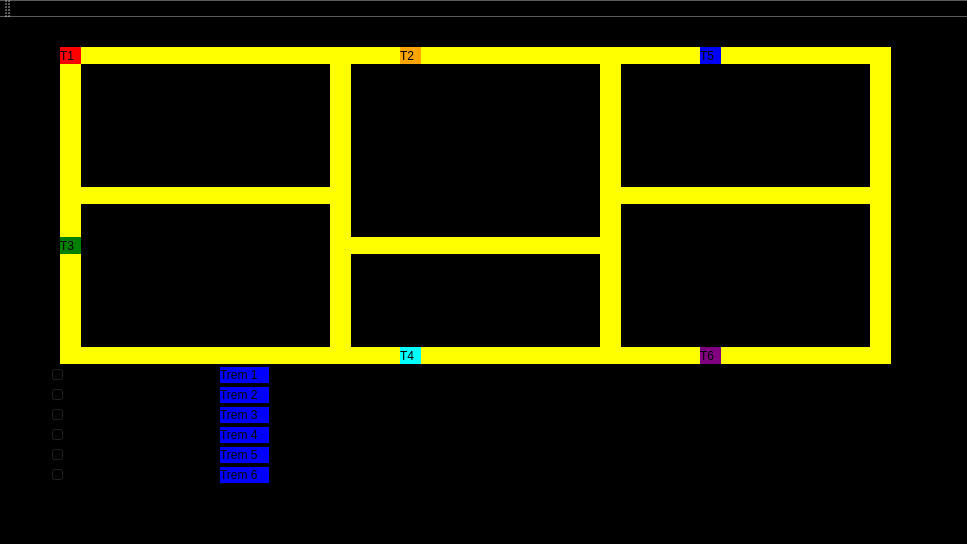
<?xml version="1.0" encoding="UTF-8"?>
<ui version="4.0">
 <class>MainWindow</class>
 <widget class="QMainWindow" name="MainWindow">
  <property name="geometry">
   <rect>
    <x>0</x>
    <y>0</y>
    <width>967</width>
    <height>544</height>
   </rect>
  </property>
  <property name="windowTitle">
   <string>MainWindow</string>
  </property>
  <property name="styleSheet">
   <string notr="true">background-color: whit;</string>
  </property>
  <widget class="QWidget" name="centralWidget">
   <widget class="QLabel" name="label_trem1">
    <property name="geometry">
     <rect>
      <x>60</x>
      <y>30</y>
      <width>21</width>
      <height>17</height>
     </rect>
    </property>
    <property name="styleSheet">
     <string notr="true">QLabel { background: red}</string>
    </property>
    <property name="text">
     <string>T1</string>
    </property>
   </widget>
   <widget class="QLabel" name="label_trilho1">
    <property name="geometry">
     <rect>
      <x>80</x>
      <y>30</y>
      <width>250</width>
      <height>17</height>
     </rect>
    </property>
    <property name="styleSheet">
     <string notr="true">QLabel { background: yellow}</string>
    </property>
    <property name="text">
     <string/>
    </property>
   </widget>
   <widget class="QLabel" name="label_trilho2">
    <property name="geometry">
     <rect>
      <x>80</x>
      <y>170</y>
      <width>250</width>
      <height>17</height>
     </rect>
    </property>
    <property name="styleSheet">
     <string notr="true">QLabel { background: yellow}</string>
    </property>
    <property name="text">
     <string/>
    </property>
   </widget>
   <widget class="QLabel" name="label_trilho4">
    <property name="geometry">
     <rect>
      <x>60</x>
      <y>30</y>
      <width>21</width>
      <height>161</height>
     </rect>
    </property>
    <property name="styleSheet">
     <string notr="true">QLabel { background: yellow}</string>
    </property>
    <property name="text">
     <string/>
    </property>
   </widget>
   <widget class="QLabel" name="label_trilho1_2">
    <property name="geometry">
     <rect>
      <x>350</x>
      <y>30</y>
      <width>250</width>
      <height>17</height>
     </rect>
    </property>
    <property name="styleSheet">
     <string notr="true">QLabel { background: yellow}</string>
    </property>
    <property name="text">
     <string/>
    </property>
   </widget>
   <widget class="QLabel" name="label_trilho2_2">
    <property name="geometry">
     <rect>
      <x>350</x>
      <y>220</y>
      <width>250</width>
      <height>17</height>
     </rect>
    </property>
    <property name="styleSheet">
     <string notr="true">QLabel { background: yellow}</string>
    </property>
    <property name="text">
     <string/>
    </property>
   </widget>
   <widget class="QLabel" name="label_trem2">
    <property name="geometry">
     <rect>
      <x>400</x>
      <y>30</y>
      <width>21</width>
      <height>17</height>
     </rect>
    </property>
    <property name="styleSheet">
     <string notr="true">QLabel { background: orange}</string>
    </property>
    <property name="text">
     <string>T2</string>
    </property>
   </widget>
   <widget class="QLabel" name="label_trem3">
    <property name="geometry">
     <rect>
      <x>60</x>
      <y>220</y>
      <width>21</width>
      <height>17</height>
     </rect>
    </property>
    <property name="styleSheet">
     <string notr="true">background-color: green;</string>
    </property>
    <property name="text">
     <string>T3</string>
    </property>
   </widget>
   <widget class="QLabel" name="label_trem4">
    <property name="geometry">
     <rect>
      <x>400</x>
      <y>330</y>
      <width>21</width>
      <height>17</height>
     </rect>
    </property>
    <property name="styleSheet">
     <string notr="true">background-color: cyan;</string>
    </property>
    <property name="text">
     <string>T4</string>
    </property>
   </widget>
   <widget class="QLabel" name="label_trem5">
    <property name="geometry">
     <rect>
      <x>700</x>
      <y>30</y>
      <width>21</width>
      <height>17</height>
     </rect>
    </property>
    <property name="styleSheet">
     <string notr="true">background-color: blue;</string>
    </property>
    <property name="text">
     <string>T5</string>
    </property>
   </widget>
   <widget class="QLabel" name="label_trem6">
    <property name="geometry">
     <rect>
      <x>700</x>
      <y>330</y>
      <width>21</width>
      <height>17</height>
     </rect>
    </property>
    <property name="styleSheet">
     <string notr="true">background-color: purple;</string>
    </property>
    <property name="text">
     <string>T6</string>
    </property>
   </widget>
   <widget class="QSlider" name="slider_trem1">
    <property name="geometry">
     <rect>
      <x>50</x>
      <y>350</y>
      <width>160</width>
      <height>16</height>
     </rect>
    </property>
    <property name="maximum">
     <number>200</number>
    </property>
    <property name="orientation">
     <enum>Qt::Orientation::Horizontal</enum>
    </property>
   </widget>
   <widget class="QSlider" name="slider_trem2">
    <property name="geometry">
     <rect>
      <x>50</x>
      <y>370</y>
      <width>160</width>
      <height>16</height>
     </rect>
    </property>
    <property name="maximum">
     <number>200</number>
    </property>
    <property name="orientation">
     <enum>Qt::Orientation::Horizontal</enum>
    </property>
   </widget>
   <widget class="QSlider" name="slider_trem3">
    <property name="geometry">
     <rect>
      <x>50</x>
      <y>390</y>
      <width>160</width>
      <height>16</height>
     </rect>
    </property>
    <property name="maximum">
     <number>200</number>
    </property>
    <property name="orientation">
     <enum>Qt::Orientation::Horizontal</enum>
    </property>
   </widget>
   <widget class="QSlider" name="slider_trem4">
    <property name="geometry">
     <rect>
      <x>50</x>
      <y>410</y>
      <width>160</width>
      <height>16</height>
     </rect>
    </property>
    <property name="maximum">
     <number>200</number>
    </property>
    <property name="orientation">
     <enum>Qt::Orientation::Horizontal</enum>
    </property>
   </widget>
   <widget class="QSlider" name="slider_trem5">
    <property name="geometry">
     <rect>
      <x>50</x>
      <y>430</y>
      <width>160</width>
      <height>16</height>
     </rect>
    </property>
    <property name="maximum">
     <number>200</number>
    </property>
    <property name="orientation">
     <enum>Qt::Orientation::Horizontal</enum>
    </property>
   </widget>
   <widget class="QSlider" name="slider_trem6">
    <property name="geometry">
     <rect>
      <x>50</x>
      <y>450</y>
      <width>160</width>
      <height>16</height>
     </rect>
    </property>
    <property name="maximum">
     <number>200</number>
    </property>
    <property name="orientation">
     <enum>Qt::Orientation::Horizontal</enum>
    </property>
   </widget>
   <widget class="QLabel" name="label">
    <property name="geometry">
     <rect>
      <x>220</x>
      <y>350</y>
      <width>49</width>
      <height>16</height>
     </rect>
    </property>
    <property name="styleSheet">
     <string notr="true">background-color: blue;</string>
    </property>
    <property name="text">
     <string>Trem 1</string>
    </property>
   </widget>
   <widget class="QLabel" name="label_2">
    <property name="geometry">
     <rect>
      <x>220</x>
      <y>370</y>
      <width>49</width>
      <height>16</height>
     </rect>
    </property>
    <property name="styleSheet">
     <string notr="true">background-color: blue;</string>
    </property>
    <property name="text">
     <string>Trem 2</string>
    </property>
   </widget>
   <widget class="QLabel" name="label_3">
    <property name="geometry">
     <rect>
      <x>220</x>
      <y>390</y>
      <width>49</width>
      <height>16</height>
     </rect>
    </property>
    <property name="styleSheet">
     <string notr="true">background-color: blue;</string>
    </property>
    <property name="text">
     <string>Trem 3</string>
    </property>
   </widget>
   <widget class="QLabel" name="label_4">
    <property name="geometry">
     <rect>
      <x>220</x>
      <y>410</y>
      <width>49</width>
      <height>16</height>
     </rect>
    </property>
    <property name="styleSheet">
     <string notr="true">background-color: blue;</string>
    </property>
    <property name="text">
     <string>Trem 4</string>
    </property>
   </widget>
   <widget class="QLabel" name="label_5">
    <property name="geometry">
     <rect>
      <x>220</x>
      <y>430</y>
      <width>49</width>
      <height>16</height>
     </rect>
    </property>
    <property name="styleSheet">
     <string notr="true">background-color: blue;</string>
    </property>
    <property name="text">
     <string>Trem 5</string>
    </property>
   </widget>
   <widget class="QLabel" name="label_6">
    <property name="geometry">
     <rect>
      <x>220</x>
      <y>450</y>
      <width>49</width>
      <height>16</height>
     </rect>
    </property>
    <property name="styleSheet">
     <string notr="true">background-color: blue;</string>
    </property>
    <property name="text">
     <string>Trem 6</string>
    </property>
   </widget>
   <widget class="QLabel" name="label_7">
    <property name="geometry">
     <rect>
      <x>80</x>
      <y>330</y>
      <width>250</width>
      <height>17</height>
     </rect>
    </property>
    <property name="styleSheet">
     <string notr="true">QLabel { background: yellow}</string>
    </property>
    <property name="text">
     <string/>
    </property>
   </widget>
   <widget class="QLabel" name="label_trilho3_2">
    <property name="geometry">
     <rect>
      <x>600</x>
      <y>190</y>
      <width>21</width>
      <height>157</height>
     </rect>
    </property>
    <property name="styleSheet">
     <string notr="true">QLabel { background: yellow}</string>
    </property>
    <property name="text">
     <string/>
    </property>
   </widget>
   <widget class="QLabel" name="label_trilho4_3">
    <property name="geometry">
     <rect>
      <x>60</x>
      <y>190</y>
      <width>21</width>
      <height>157</height>
     </rect>
    </property>
    <property name="styleSheet">
     <string notr="true">QLabel { background: yellow}</string>
    </property>
    <property name="text">
     <string/>
    </property>
   </widget>
   <widget class="QLabel" name="label_trilho4_4">
    <property name="geometry">
     <rect>
      <x>330</x>
      <y>30</y>
      <width>21</width>
      <height>161</height>
     </rect>
    </property>
    <property name="styleSheet">
     <string notr="true">QLabel { background: yellow}</string>
    </property>
    <property name="text">
     <string/>
    </property>
   </widget>
   <widget class="QLabel" name="label_trilho4_5">
    <property name="geometry">
     <rect>
      <x>330</x>
      <y>190</y>
      <width>21</width>
      <height>157</height>
     </rect>
    </property>
    <property name="styleSheet">
     <string notr="true">QLabel { background: yellow}</string>
    </property>
    <property name="text">
     <string/>
    </property>
   </widget>
   <widget class="QLabel" name="label_trilho2_3">
    <property name="geometry">
     <rect>
      <x>350</x>
      <y>330</y>
      <width>250</width>
      <height>17</height>
     </rect>
    </property>
    <property name="styleSheet">
     <string notr="true">QLabel { background: yellow}</string>
    </property>
    <property name="text">
     <string/>
    </property>
   </widget>
   <widget class="QLabel" name="label_trilho1_3">
    <property name="geometry">
     <rect>
      <x>620</x>
      <y>30</y>
      <width>250</width>
      <height>17</height>
     </rect>
    </property>
    <property name="styleSheet">
     <string notr="true">QLabel { background: yellow}</string>
    </property>
    <property name="text">
     <string/>
    </property>
   </widget>
   <widget class="QLabel" name="label_trilho4_6">
    <property name="geometry">
     <rect>
      <x>600</x>
      <y>30</y>
      <width>21</width>
      <height>161</height>
     </rect>
    </property>
    <property name="styleSheet">
     <string notr="true">QLabel { background: yellow}</string>
    </property>
    <property name="text">
     <string/>
    </property>
   </widget>
   <widget class="QLabel" name="label_trilho4_2">
    <property name="geometry">
     <rect>
      <x>870</x>
      <y>30</y>
      <width>21</width>
      <height>161</height>
     </rect>
    </property>
    <property name="styleSheet">
     <string notr="true">QLabel { background: yellow}</string>
    </property>
    <property name="text">
     <string/>
    </property>
   </widget>
   <widget class="QLabel" name="label_trilho2_4">
    <property name="geometry">
     <rect>
      <x>620</x>
      <y>170</y>
      <width>250</width>
      <height>17</height>
     </rect>
    </property>
    <property name="styleSheet">
     <string notr="true">QLabel { background: yellow}</string>
    </property>
    <property name="text">
     <string/>
    </property>
   </widget>
   <widget class="QLabel" name="label_trilho4_7">
    <property name="geometry">
     <rect>
      <x>870</x>
      <y>190</y>
      <width>21</width>
      <height>157</height>
     </rect>
    </property>
    <property name="styleSheet">
     <string notr="true">QLabel { background: yellow}</string>
    </property>
    <property name="text">
     <string/>
    </property>
   </widget>
   <widget class="QLabel" name="label_8">
    <property name="geometry">
     <rect>
      <x>620</x>
      <y>330</y>
      <width>250</width>
      <height>17</height>
     </rect>
    </property>
    <property name="styleSheet">
     <string notr="true">QLabel { background: yellow}</string>
    </property>
    <property name="text">
     <string/>
    </property>
   </widget>
   <zorder>label_trilho1</zorder>
   <zorder>label_trilho2</zorder>
   <zorder>label_trilho4</zorder>
   <zorder>label_trilho1_2</zorder>
   <zorder>label_trilho2_2</zorder>
   <zorder>slider_trem1</zorder>
   <zorder>slider_trem2</zorder>
   <zorder>slider_trem3</zorder>
   <zorder>slider_trem4</zorder>
   <zorder>slider_trem5</zorder>
   <zorder>slider_trem6</zorder>
   <zorder>label</zorder>
   <zorder>label_2</zorder>
   <zorder>label_3</zorder>
   <zorder>label_4</zorder>
   <zorder>label_5</zorder>
   <zorder>label_6</zorder>
   <zorder>label_7</zorder>
   <zorder>label_trilho3_2</zorder>
   <zorder>label_trilho4_3</zorder>
   <zorder>label_trilho4_4</zorder>
   <zorder>label_trilho4_5</zorder>
   <zorder>label_trilho2_3</zorder>
   <zorder>label_trilho1_3</zorder>
   <zorder>label_trilho4_6</zorder>
   <zorder>label_trilho4_2</zorder>
   <zorder>label_trilho2_4</zorder>
   <zorder>label_trilho4_7</zorder>
   <zorder>label_8</zorder>
   <zorder>label_trem3</zorder>
   <zorder>label_trem1</zorder>
   <zorder>label_trem4</zorder>
   <zorder>label_trem5</zorder>
   <zorder>label_trem6</zorder>
   <zorder>label_trem2</zorder>
  </widget>
  <widget class="QMenuBar" name="menuBar">
   <property name="geometry">
    <rect>
     <x>0</x>
     <y>0</y>
     <width>967</width>
     <height>21</height>
    </rect>
   </property>
  </widget>
  <widget class="QToolBar" name="mainToolBar">
   <attribute name="toolBarArea">
    <enum>TopToolBarArea</enum>
   </attribute>
   <attribute name="toolBarBreak">
    <bool>false</bool>
   </attribute>
  </widget>
  <widget class="QStatusBar" name="statusBar"/>
 </widget>
 <layoutdefault spacing="6" margin="11"/>
 <resources/>
 <connections/>
</ui>
